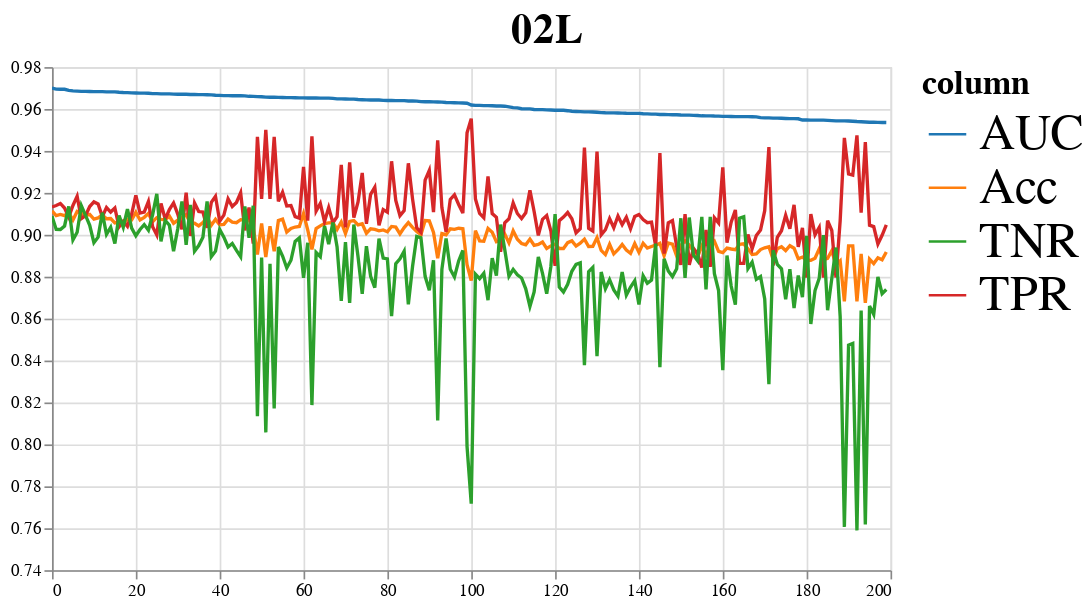
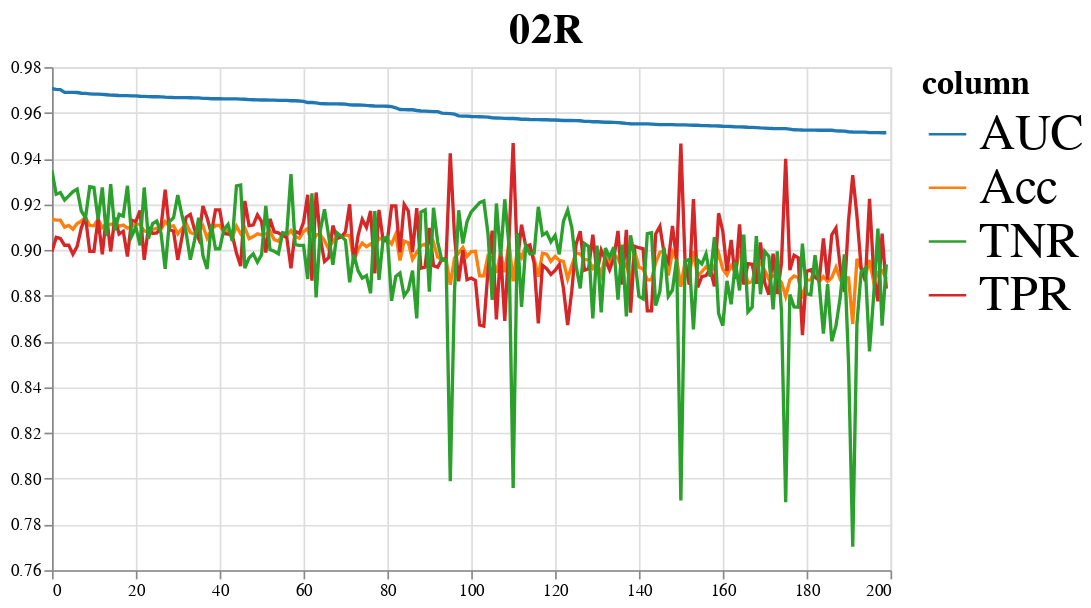
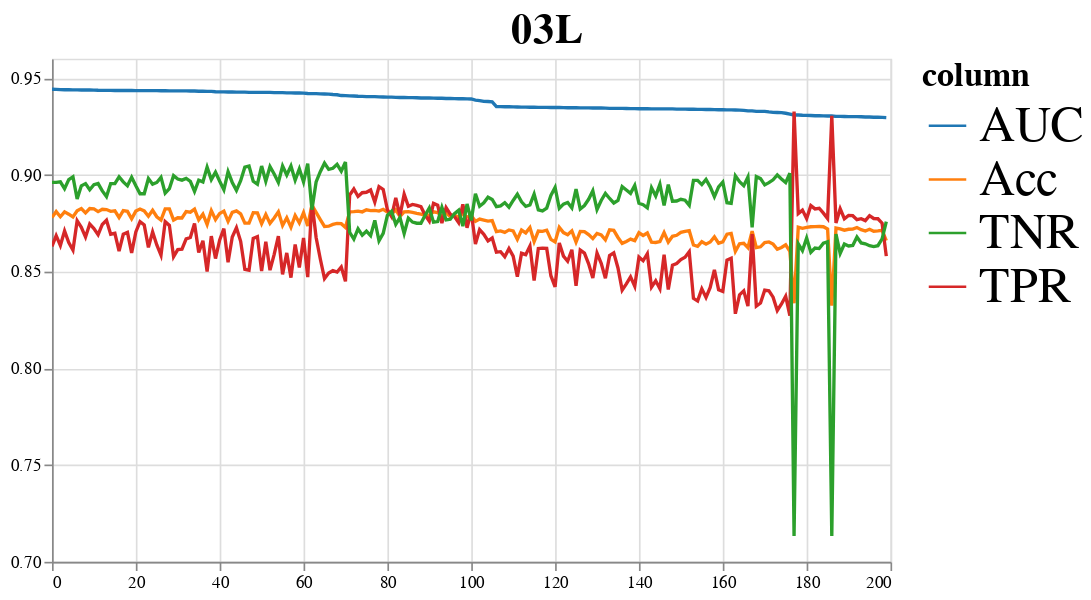
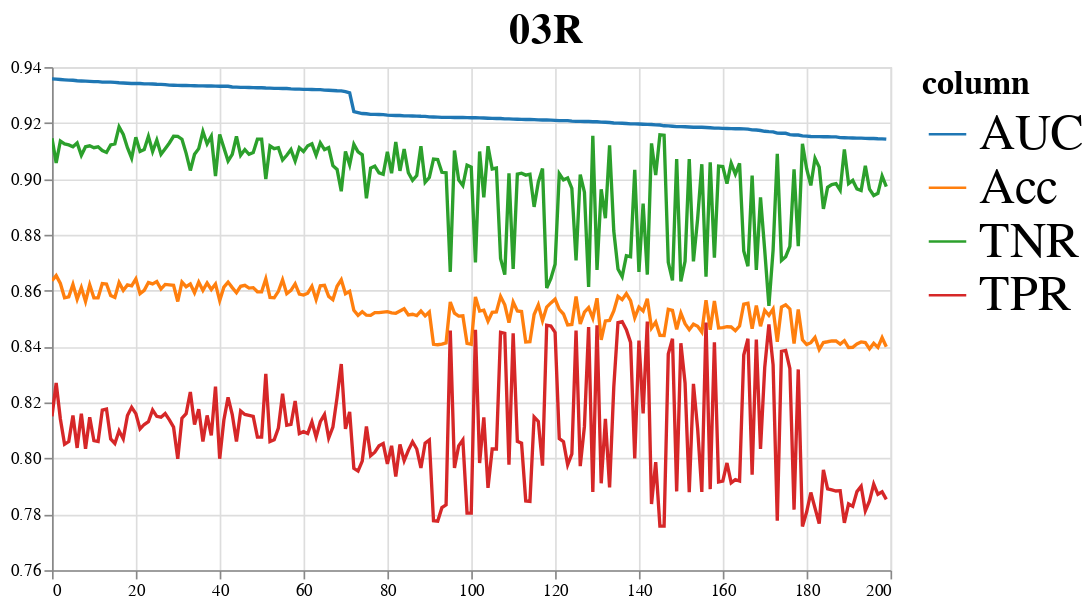

The notebook cell these images were saved under, in order:
### Code cell
# graphs = ['Acc', 'AUC', 'BalAcc', 'TPR', 'precision', 'TNR']
graphs = ['AUC']
for key, part in parts_2.items():
    chart=alt.vconcat()
    for i, col in enumerate(graphs):
        df = part.sort(col, descending=True).with_row_count().head(200).to_pandas()
        chart_tmp, df = alt_utils.create_overlaid_line_plot(df, ['row_nr'], ['Acc', 'AUC', 'TPR', 'TNR'], width=500, height=300, color_scheme='category10', interactive=True)
        chart &= chart_tmp
    charts[key] = chart
for key, chart in charts.items():
    chart = chart.configure_legend(
        labelFontSize=30,
        titleFontSize=20,
        symbolSize=500
    ).properties(
        title={
            "text": key,
            "fontSize": 25,
            "fontWeight": "bold",
            "anchor": "middle"
        }
    )
    display(chart)

### Figure 1 — Vega-Lite specification as saved in the notebook (floating-point values rounded to 4 significant figures; data arrays with more than 128 entries replaced by an {"elided": "..."} marker saying what was removed)
{"config": {"view": {"continuousWidth": 300, "continuousHeight": 300}, "legend": {"labelFontSize": 30, "symbolSize": 500, "titleFontSize": 20}}, "vconcat": [{"mark": {"type": "line"}, "encoding": {"color": {"field": "column", "scale": {"scheme": "category10"}, "type": "nominal"}, "tooltip": [{"field": "index", "type": "quantitative"}, {"field": "value", "type": "quantitative"}, {"field": "column", "type": "nominal"}], "x": {"field": "index", "title": null, "type": "quantitative"}, "y": {"field": "value", "scale": {"zero": false}, "title": null, "type": "quantitative"}}, "height": 300, "name": "view_1", "width": 500}], "data": {"name": "data-fde8be761aa00ae5a863c9c7170c887f"}, "params": [{"name": "param_1", "select": {"type": "interval", "encodings": ["x", "y"]}, "bind": "scales", "views": ["view_1"]}], "title": {"text": "02L", "fontSize": 25, "fontWeight": "bold", "anchor": "middle"}, "$schema": "https://vega.github.io/schema/vega-lite/v5.8.0.json", "datasets": {"data-fde8be761aa00ae5a863c9c7170c887f": {"elided": "800 records"}}}

### Figure 2 — Vega-Lite specification as saved in the notebook (floating-point values rounded to 4 significant figures; data arrays with more than 128 entries replaced by an {"elided": "..."} marker saying what was removed)
{"config": {"view": {"continuousWidth": 300, "continuousHeight": 300}, "legend": {"labelFontSize": 30, "symbolSize": 500, "titleFontSize": 20}}, "vconcat": [{"mark": {"type": "line"}, "encoding": {"color": {"field": "column", "scale": {"scheme": "category10"}, "type": "nominal"}, "tooltip": [{"field": "index", "type": "quantitative"}, {"field": "value", "type": "quantitative"}, {"field": "column", "type": "nominal"}], "x": {"field": "index", "title": null, "type": "quantitative"}, "y": {"field": "value", "scale": {"zero": false}, "title": null, "type": "quantitative"}}, "height": 300, "name": "view_2", "width": 500}], "data": {"name": "data-796611b72b3178c5b6429dcd82cc36a5"}, "params": [{"name": "param_2", "select": {"type": "interval", "encodings": ["x", "y"]}, "bind": "scales", "views": ["view_2"]}], "title": {"text": "02R", "fontSize": 25, "fontWeight": "bold", "anchor": "middle"}, "$schema": "https://vega.github.io/schema/vega-lite/v5.8.0.json", "datasets": {"data-796611b72b3178c5b6429dcd82cc36a5": {"elided": "800 records"}}}

### Figure 3 — Vega-Lite specification as saved in the notebook (floating-point values rounded to 4 significant figures; data arrays with more than 128 entries replaced by an {"elided": "..."} marker saying what was removed)
{"config": {"view": {"continuousWidth": 300, "continuousHeight": 300}, "legend": {"labelFontSize": 30, "symbolSize": 500, "titleFontSize": 20}}, "vconcat": [{"mark": {"type": "line"}, "encoding": {"color": {"field": "column", "scale": {"scheme": "category10"}, "type": "nominal"}, "tooltip": [{"field": "index", "type": "quantitative"}, {"field": "value", "type": "quantitative"}, {"field": "column", "type": "nominal"}], "x": {"field": "index", "title": null, "type": "quantitative"}, "y": {"field": "value", "scale": {"zero": false}, "title": null, "type": "quantitative"}}, "height": 300, "name": "view_3", "width": 500}], "data": {"name": "data-a9867430f5862cadeeb2bfaab195f483"}, "params": [{"name": "param_3", "select": {"type": "interval", "encodings": ["x", "y"]}, "bind": "scales", "views": ["view_3"]}], "title": {"text": "03L", "fontSize": 25, "fontWeight": "bold", "anchor": "middle"}, "$schema": "https://vega.github.io/schema/vega-lite/v5.8.0.json", "datasets": {"data-a9867430f5862cadeeb2bfaab195f483": {"elided": "800 records"}}}

### Figure 4 — Vega-Lite specification as saved in the notebook (floating-point values rounded to 4 significant figures; data arrays with more than 128 entries replaced by an {"elided": "..."} marker saying what was removed)
{"config": {"view": {"continuousWidth": 300, "continuousHeight": 300}, "legend": {"labelFontSize": 30, "symbolSize": 500, "titleFontSize": 20}}, "vconcat": [{"mark": {"type": "line"}, "encoding": {"color": {"field": "column", "scale": {"scheme": "category10"}, "type": "nominal"}, "tooltip": [{"field": "index", "type": "quantitative"}, {"field": "value", "type": "quantitative"}, {"field": "column", "type": "nominal"}], "x": {"field": "index", "title": null, "type": "quantitative"}, "y": {"field": "value", "scale": {"zero": false}, "title": null, "type": "quantitative"}}, "height": 300, "name": "view_4", "width": 500}], "data": {"name": "data-4828c15c15f0851965c772501d48d8df"}, "params": [{"name": "param_4", "select": {"type": "interval", "encodings": ["x", "y"]}, "bind": "scales", "views": ["view_4"]}], "title": {"text": "03R", "fontSize": 25, "fontWeight": "bold", "anchor": "middle"}, "$schema": "https://vega.github.io/schema/vega-lite/v5.8.0.json", "datasets": {"data-4828c15c15f0851965c772501d48d8df": {"elided": "800 records"}}}
